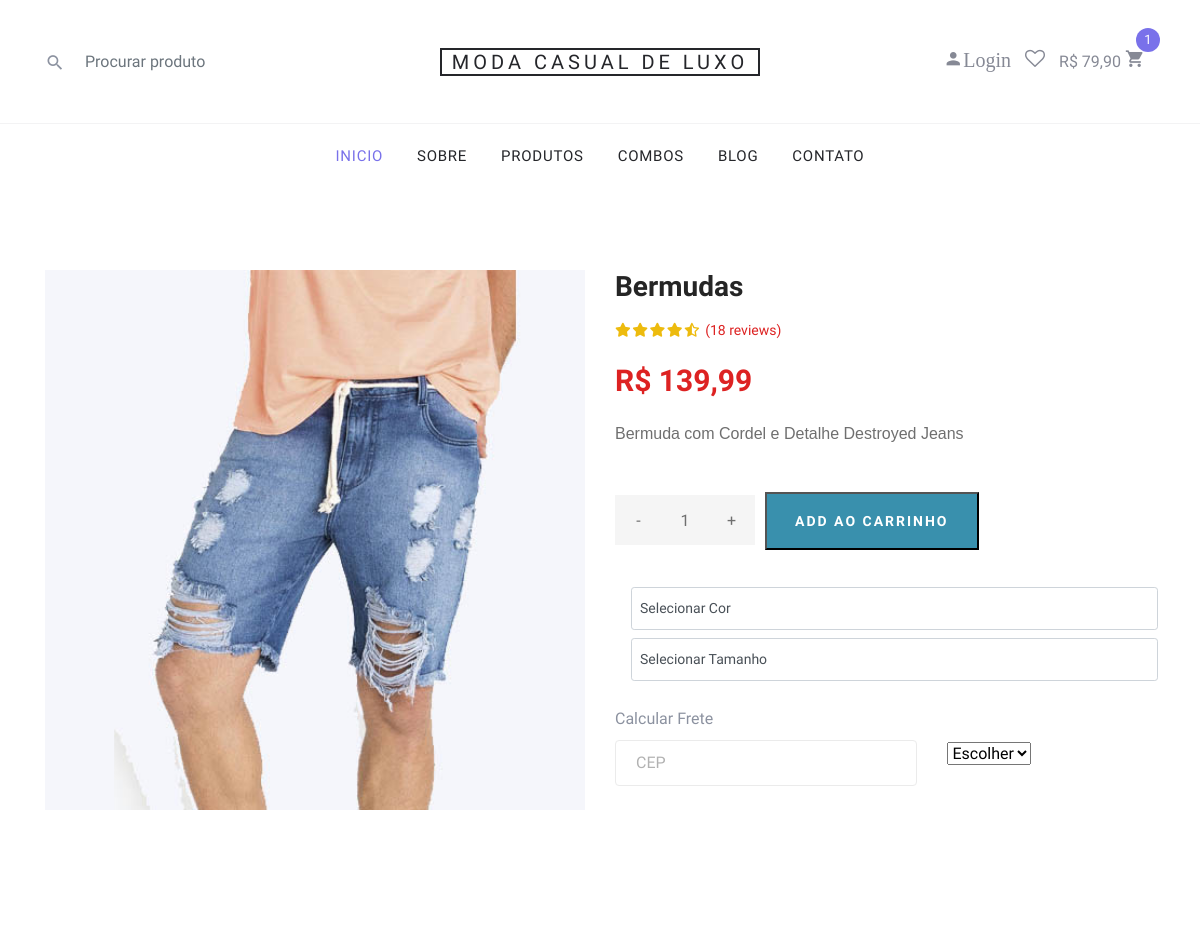
The page /lojaVirtualPHP/produto-bermudas (upper part) on the database as committed earlier.
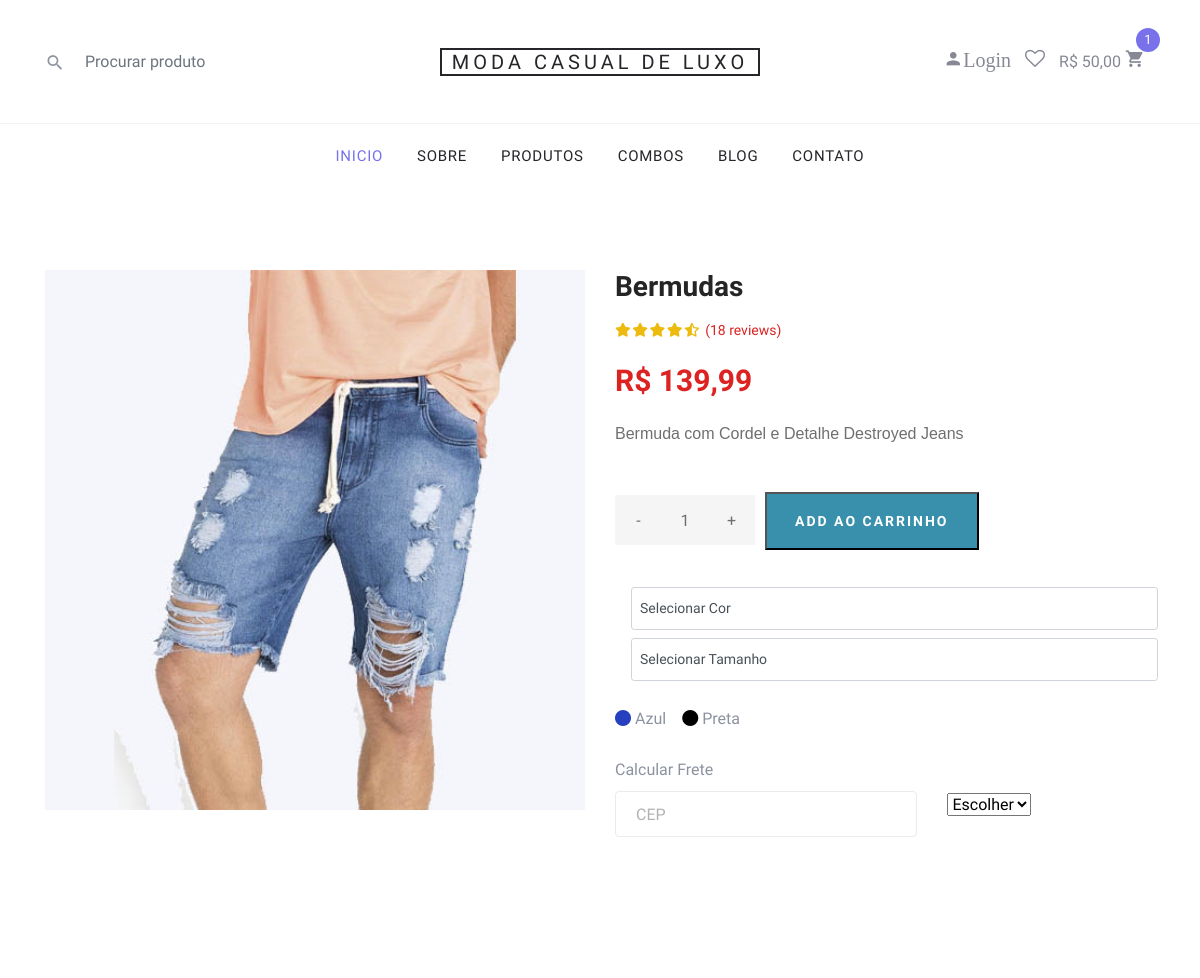
The same page on the database as committed later.
### tables this page shows
CREATE TABLE `produtos` (
  `id` int(11) NOT NULL AUTO_INCREMENT,
  `categoria` int(11) NOT NULL,
  `sub_categoria` int(11) NOT NULL,
  `nome` varchar(100) NOT NULL,
  `nome_url` varchar(100) NOT NULL,
  `descricao` varchar(1000) NOT NULL,
  `descricao_longa` text NOT NULL,
  `valor` decimal(10,2) NOT NULL,
  `imagem` varchar(100) NOT NULL,
  `estoque` int(11) NOT NULL,
  `tipo_envio` int(11) NOT NULL,
  `palavras` varchar(250) NOT NULL,
  `ativo` varchar(5) NOT NULL,
  `peso` double(8,2) DEFAULT NULL,
  `largura` int(11) DEFAULT NULL,
  `altura` int(11) DEFAULT NULL,
  `comprimento` int(11) DEFAULT NULL,
  `modelo` varchar(100) DEFAULT NULL,
  `valor_frete` decimal(8,2) DEFAULT NULL,
  `promocao` varchar(5) NOT NULL,
  `vendas` int(11) DEFAULT NULL,
  PRIMARY KEY (`id`)
);

CREATE TABLE `carrinho` (
  `id` int(11) NOT NULL,
  `id_usuario` int(11) NOT NULL,
  `id_produto` int(11) NOT NULL,
  `quantidade` int(11) NOT NULL,
  `id_venda` int(11) NOT NULL,
  `data` date NOT NULL,
  `combo` varchar(5) NOT NULL
);

CREATE TABLE `carac` (
  `id` int(11) NOT NULL AUTO_INCREMENT,
  `nome` varchar(50) NOT NULL,
  PRIMARY KEY (`id`)
);

CREATE TABLE `carac_itens` (
  `id` int(11) NOT NULL AUTO_INCREMENT,
  `id_carac_prod` int(11) NOT NULL,
  `nome` varchar(50) NOT NULL,
  `valor_item` varchar(50) DEFAULT NULL,
  PRIMARY KEY (`id`)
);

### lojaVirtualPHP/produto.php (the view, shortened to what the changed rows need)
<?php
require_once("conexao.php");
?>
<?php
$produto_get = @$_GET['nome'];
?>
<?php
require_once("cabecalho.php");
$query = $pdo->query("SELECT * FROM produtos where nome_url = '$produto_get' ");
$res = $query->fetchAll(PDO::FETCH_ASSOC);
$id_produto = $res[0]['id'];
?>
<section class="product-details spad">
    <div class="container">
        <div class="row">
            <div class="col-lg-6 col-md-6">
                <div class="product__details__text">
                    <form method="post" id="form-add">
                        <div class="row mt-4 mb-4 ml-1">
                            <?php
                               $query2 = $pdo->query("SELECT * from carac_prod where id_prod = '$id_produto' ");
                                $res2 = $query2->fetchAll(PDO::FETCH_ASSOC);
                                for ($i=0; $i < count($res2); $i++) {
                                    $id_carac = $res2[$i]['id_carac'];
                                    $query3 = $pdo->query("SELECT * from carac where id = '$id_carac' ");
                                $res3 = $query3->fetchAll(PDO::FETCH_ASSOC);
                                $nome_carac = $res3[0]['nome'];
                                if($nome_carac == 'Cor'){
                                    @$tem_cor = 'Sim';
                                }
                             ?>
                            <div class="mr-3 mt-2">
                                 <span>
                                     <select class='form-control form-control-sm' name='<?php echo $i ?>' id='<?php echo $i ?>'>";
                                <?php
                                 echo "<option value='0' >Selecionar " . $nome_carac . "</option>";
                               ?>
                           </select>
                                </span>
                            </div>
                        <?php } ?>
                        </div>
                        </form>
                       <?php if(@$tem_cor == 'Sim'){ ?>
                             <div class="mt-4 mb-4">
                                <?php
                                    $query2 = $pdo->query("SELECT * from carac_prod where id_prod = '$id_produto' ");
                                $res2 = $query2->fetchAll(PDO::FETCH_ASSOC);
                                for ($i=0; $i < count($res2); $i++) {
                                    $id_carac = $res2[$i]['id_carac'];
                                    $id_carac_prod = $res2[$i]['id'];
                                    $query3 = $pdo->query("SELECT * from carac where id = '$id_carac' ");
                                $res3 = $query3->fetchAll(PDO::FETCH_ASSOC);
                                $nome_carac = $res3[0]['nome'];
                                if($nome_carac == 'Cor'){
                                     $query4 = $pdo->query("SELECT * from carac_itens where id_carac_prod = '$id_carac_prod'");
                                $res4 = $query4->fetchAll(PDO::FETCH_ASSOC);
                                for ($i2=0; $i2 < count($res4); $i2++) {
                                    echo "<span class='mr-3'><i class='fa fa-circle mr-1' style='color:".$res4[$i2]['valor_item']."'></i>" .$res4[$i2]['nome']."</span>";
                                }
                            }
                        }
                                 ?>
                           </div>
                          <?php } ?>
                </div>
            </div>
        </div>
</section>
<?php
require_once("rodape.php");
?>

### lojaVirtualPHP/cabecalho.php (shortened to what the changed rows need)
<?php require_once("config.php");
require_once("conexao.php");
$id_usuario = @$_SESSION['id_usuario'];
$res = $pdo->query("SELECT * from carrinho where id_usuario = '$id_usuario' and id_venda = 0 order by id asc");
$dados = $res->fetchAll(PDO::FETCH_ASSOC);
$linhas = count($dados);
for ($i=0; $i < count($dados); $i++) {
$combo = $dados[$i]['combo'];
$id_produto = $dados[$i]['id_produto'];
 $quantidade = $dados[$i]['quantidade'];
 if($combo == 'Sim'){
   $res_p = $pdo->query("SELECT * from combos where id = '$id_produto' ");
 }else{
  $res_p = $pdo->query("SELECT * from produtos where id = '$id_produto' ");
 }
 $dados_p = $res_p->fetchAll(PDO::FETCH_ASSOC);
 if($combo == 'Sim'){
  $promocao = "";
  $pasta = "combos";
 }else{
  $promocao = @$dados_p[0]['promocao'];
 }
 if($promocao == 'Sim'){
  $queryp = $pdo->query("SELECT * FROM promocoes where id_produto = '$id_produto' ");
  $resp = $queryp->fetchAll(PDO::FETCH_ASSOC);
  $valor = $resp[0]['valor'];
}else{
  $valor = @$dados_p[0]['valor'];
}
$total_item = $valor * $quantidade;
@$total = @$total + $total_item;
}
@$total_c = number_format(@$total, 2, ',', '.');
?>
<!DOCTYPE html>
<html lang="en">
  <head>
    <link href="https://cdn.jsdelivr.net/npm/bootstrap@5.1.3/dist/css/bootstrap.min.css" rel="stylesheet">
     <link rel="stylesheet" href="cssH/style.css" type="text/css">
    <link rel="stylesheet" href="fonts/icomoon/style.css">
    <link rel="stylesheet" href="css/bootstrap.min.css">
    <link rel="stylesheet" href="css/magnific-popup.css">
    <link rel="stylesheet" href="css/jquery-ui.css">
    <link rel="stylesheet" href="css/owl.carousel.min.css">
    <link rel="stylesheet" href="css/owl.theme.default.min.css">
    <link rel="stylesheet" href="css/aos.css">
    <link rel="stylesheet" href="css/style.css">
    <link rel="stylesheet" href="css/meustyle.css">
  </head>
  <body>
  <div class="site-wrap">
    <header class="site-navbar" role="banner">
      <div class="site-navbar-top">
        <div class="container">
          <div class="row align-items-center">
            <div class="col-6 col-md-4 order-3 order-md-3 text-right">
              <div class="site-top-icons">
                <ul>
                  <li>
                    <a href="carrinho.php" class="site-cart">
                      <span class=""> R$ <?php echo $total_c . " " ?></span>
                      <span class="icon icon-shopping_cart"></span>
                      <span class="count"> <?php echo $linhas ?> </span>
                    </a>
                  </li>
                </ul>
              </div>
            </div>
          </div>
        </div>
      </div>
    </header>

Rows that differ between the two databases and show on the page:
changed produtos (number 1 of 2 on the later page): valor.quantidade "79,90" → "50,00"
added carac_itens: nome "Azul"
added carac_itens: nome "Preta"
